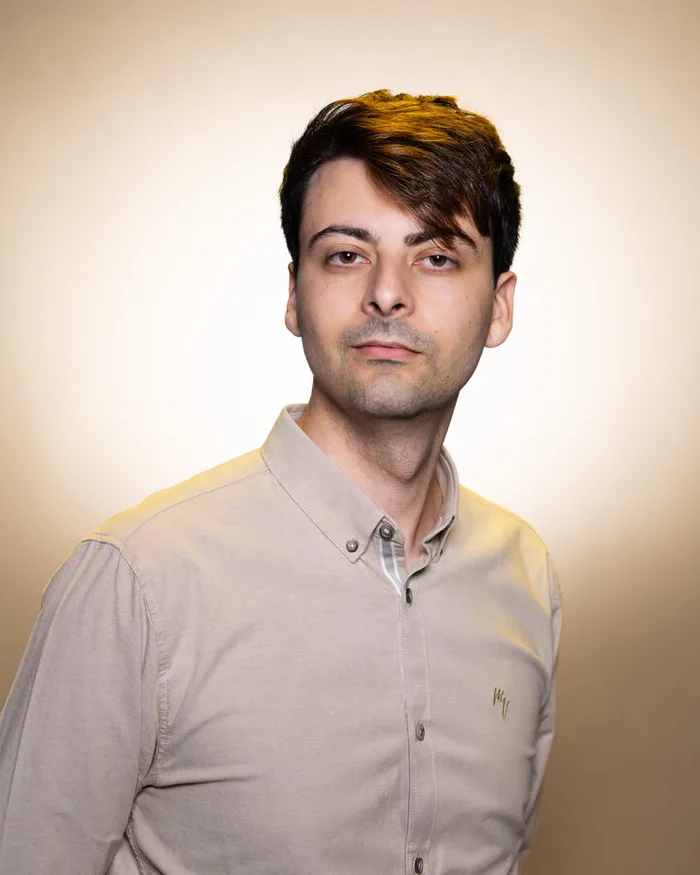
#> input picture projects/stagecraft-studio-site/assets/portrait/portrait-framed-web.webp, 700 x 875 px
$ python tone-backdrop.py
#> lines starting #> are read from the running program, lines starting #| are printed output that depends on the picture
"""Pulls down the blown studio backdrop behind the portrait.

Scales the backdrop UNIFORMLY through a real subject matte, so its own radial
gradient and vignette move together and the subject is untouched at any strength.

The matte (subject-matte.png) comes from fal birefnet run on this exact file, so
it is pixel-aligned. That mattered: the pre-existing cut-out in this folder is a
different crop of the shoot and cannot be registered to this framing.

Two cheaper approaches were tried first and both left a grey ring around the head:

  - a tone curve biting only the top end COMPRESSES the backdrop's gradient
    rather than moving it, so the bright centre flattens toward the dimmer edge
    and the join shows;
  - a matte derived from luminance cannot separate backdrop from subject,
    because the backdrop carries its own vignette: its dark corners fall below
    any threshold that excludes the shirt, so they escape the darkening and the
    scaled centre rings against them.

A wide global rolloff avoids the ring but flattens the face once pushed hard,
because it cannot tell subject from backdrop either. Hence the real matte.

Run: python tone-backdrop.py
"""
from PIL import Image, ImageFilter
import os

HERE = os.path.dirname(os.path.abspath(__file__))
SRC = os.path.join(HERE, 'portrait-framed-web.webp')   # never overwritten
MATTE = os.path.join(HERE, 'subject-matte.png')

FEATHER = 1.2      # px; birefnet edges are already soft, this just kills aliasing


def tone(out_name, keep):
    """keep=0.70 leaves the backdrop at 70% of its original brightness."""
#> called with out_name = 'portrait-framed-toned-light.webp', keep = 0.78
    im = Image.open(SRC).convert('RGB')
#> im is the input picture: PIL image 700x875 RGB; mean R, G, B 199.5, 181.4, 168
    w, h = im.size
#> w = 700; h = 875
    matte = Image.open(MATTE).convert('L').resize((w, h), Image.LANCZOS) \
                 .filter(ImageFilter.GaussianBlur(FEATHER))
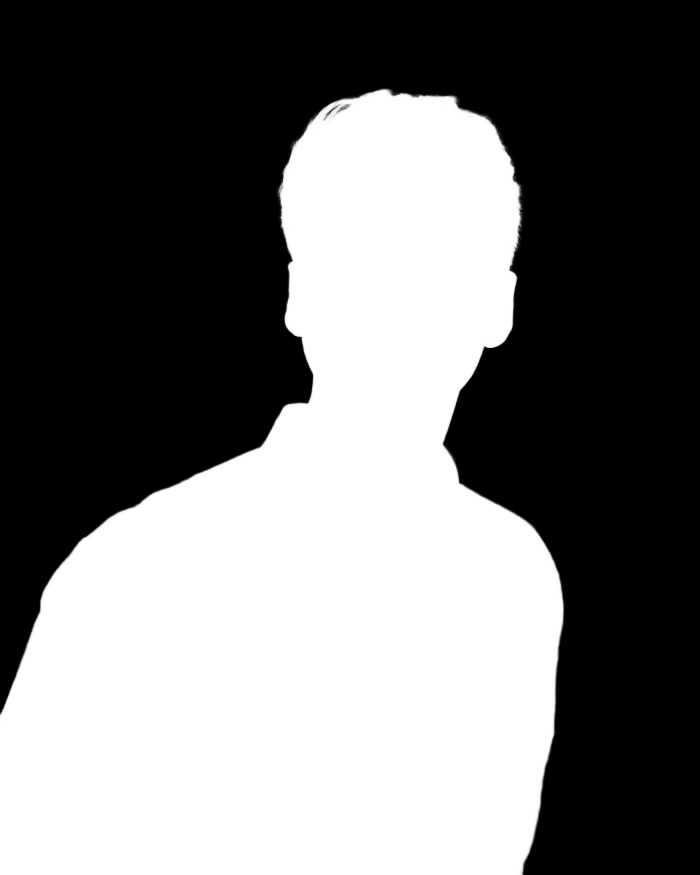
#> input picture projects/stagecraft-studio-site/assets/portrait/subject-matte.png, 700 x 875 px

    px, mp = im.load(), matte.load()
    out = Image.new('RGB', (w, h))
#> out: PIL image 700x875 RGB; every value is 0
    op = out.load()
    for y in range(h):
        for x in range(w):
            s = mp[x, y] / 255.0                 # 1 = subject, 0 = backdrop
            f = keep + (1.0 - keep) * s          # full scaling only off the subject
            r, g, b = px[x, y]
            op[x, y] = (int(r * f), int(g * f), int(b * f))

    path = os.path.join(HERE, out_name)
    out.save(path, 'WEBP', quality=88)
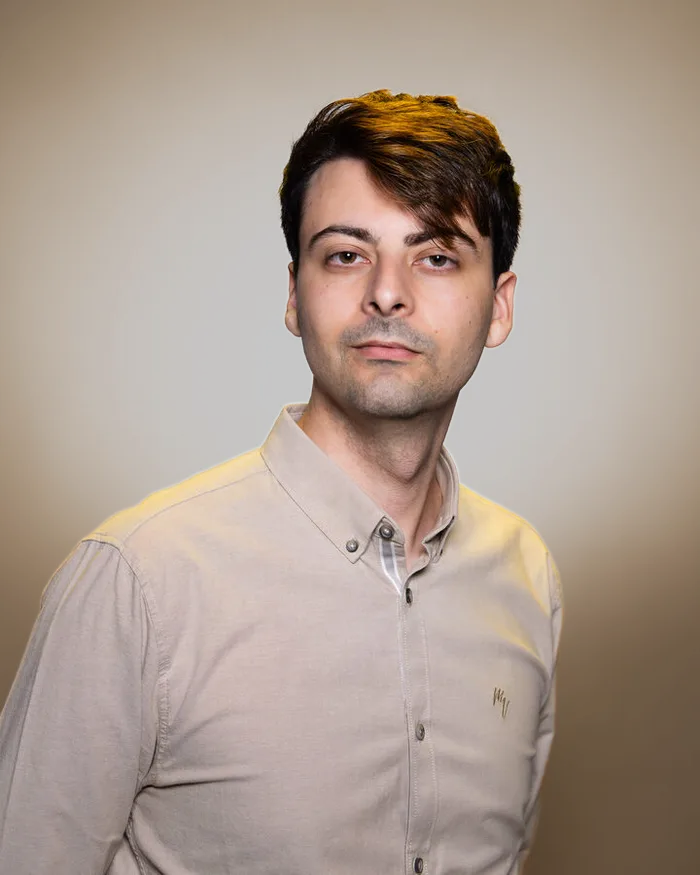
#> saved as portrait-framed-toned-light.webp: PIL image 700x875 RGB; mean R, G, B 172.5, 156.3, 144.8

    a = Image.open(path).convert('L')
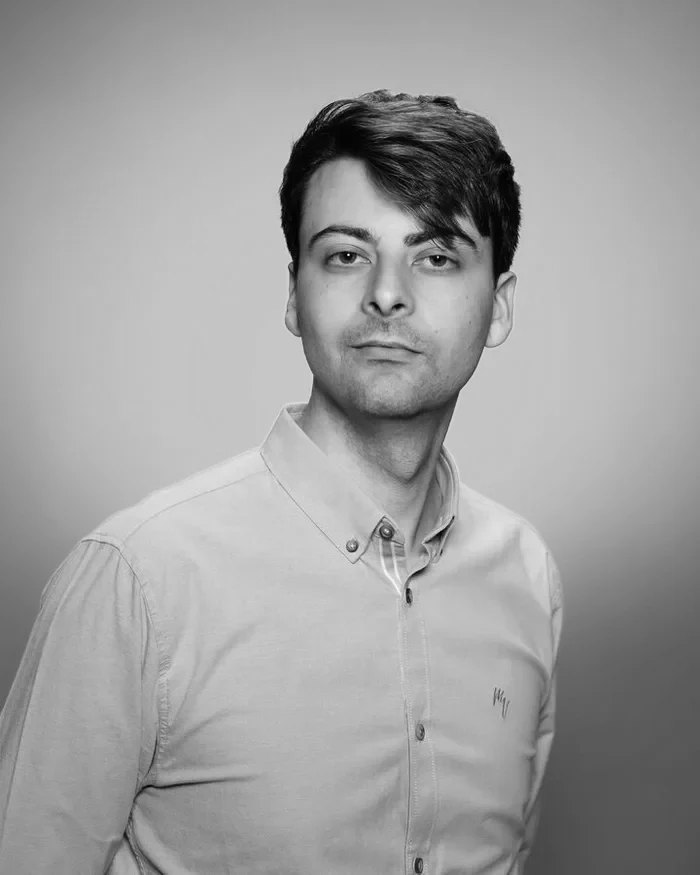
#> a: PIL image 700x875 L; min 0, max 251, mean 159.9
    def peak(fx, fy):
        return max(a.getpixel((int(w * fx) + i, int(h * fy) + j))
                   for i in range(-12, 12) for j in range(-12, 12))
    print(f'  {out_name:34s} keep={keep}  hotspot {peak(.88, .30)}  '
          f'above-head {peak(.50, .10)}  shirt {peak(.45, .80)}  face {peak(.50, .30)}')


if __name__ == '__main__':
    print('before: hotspot 243, above-head 247, shirt 190, face 245')
    tone('portrait-framed-toned-light.webp', 0.78)
    tone('portrait-framed-toned.webp', 0.66)
#> call 2 of tone, with out_name = 'portrait-framed-toned.webp', keep = 0.66
#> in tone (call 2), `a = Image.open(path).convert('L')`:
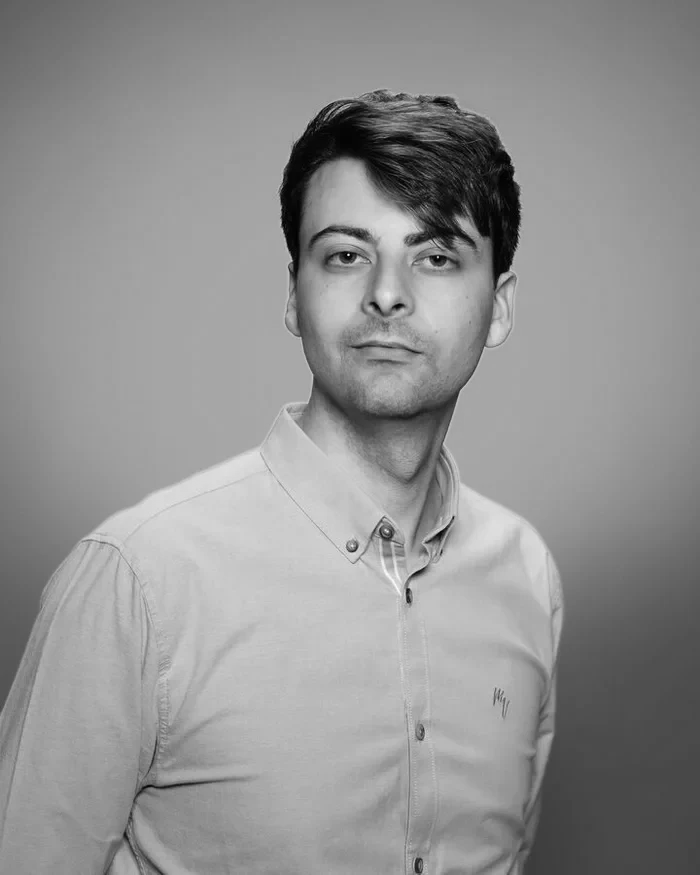
#> a: PIL image 700x875 L; min 0, max 252, mean 146.1
    tone('portrait-framed-toned-more.webp', 0.54)
#> call 3 of tone, with out_name = 'portrait-framed-toned-more.webp', keep = 0.54
#> in tone (call 3), `out.save(path, 'WEBP', quality=88)`:
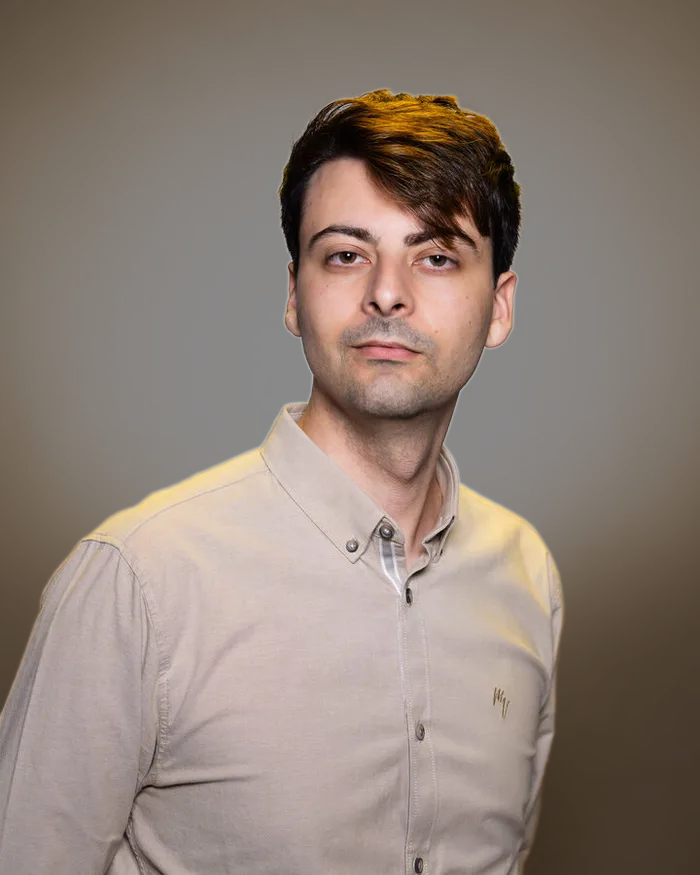
#> saved as portrait-framed-toned-more.webp: PIL image 700x875 RGB; mean R, G, B 143.4, 129.1, 119.9
#> in tone (call 3), `a = Image.open(path).convert('L')`:
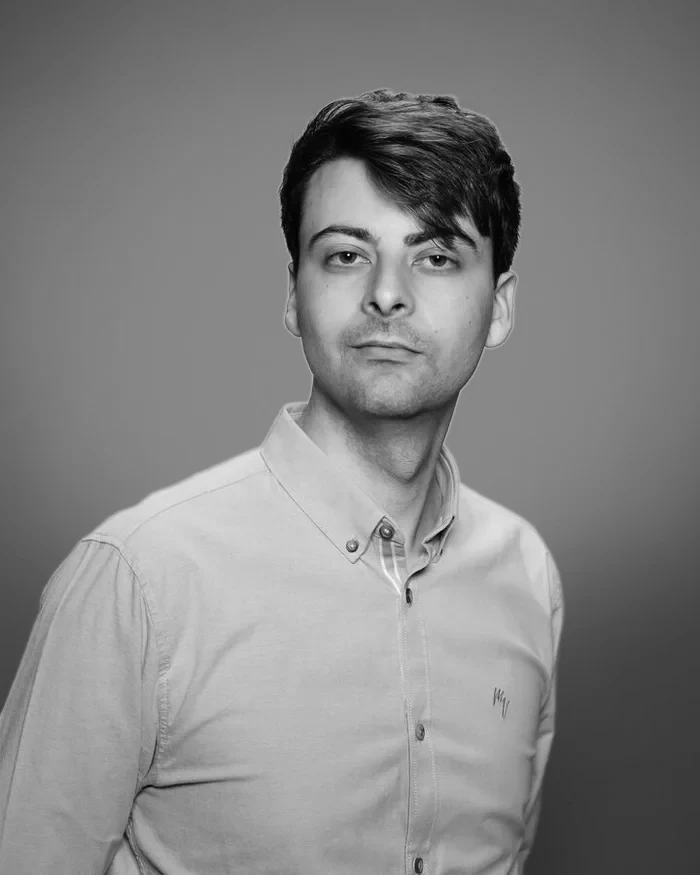
#> a: PIL image 700x875 L; min 0, max 252, mean 132.4
